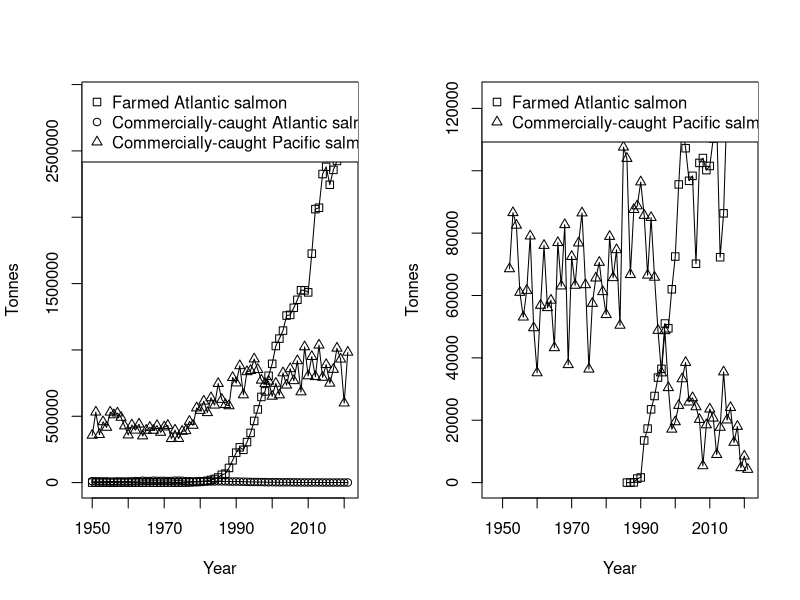

The R script that drew this image:
# Figure 1: Aquaculture and commercial fisheries #

## Load packages ## 

library(tidyverse)
library(readxl)

## Load the data ## 

global_farmed <- read.csv("Data/2_GlobalAquaculture.csv") 
global_pacificcommercial <- read.csv("Data/3_GlobalPacificCapture.csv") 
global_atlanticcommercial <- read.csv("Data/4_GlobalAtlanticCapture.csv") 

BC_farmed <- read_excel("Data/1_BCSalmon.xlsx", sheet = 1) # farmed atlantic salmon
BC_commercial <- read_excel("Data/1_BCSalmon.xlsx", sheet = 2) # commercially-caught pacific salmon 

## Prepare the data ## 

# Farmed salmon global 

global_farmed <- global_farmed %>%
  select(-seq(2, 146, 2))
colnames(global_farmed) <- c("country", as.character(2021:1950))
global_farmed <- global_farmed %>%
  gather(key = "year", value = "quantity",-1) %>% 
  group_by(year) %>% 
  summarize(quantity = sum(quantity, na.rm = TRUE))

# Global commercial pacific salmon capture 

global_pacificcommercial <- global_pacificcommercial %>%
  select(-seq(2, 146, 2))
colnames(global_pacificcommercial) <- c("country", as.character(2021:1950))
global_pacificcommercial <- global_pacificcommercial %>%
  gather(key = "year", value = "quantity",-1) %>% 
  group_by(year) %>% 
  summarize(quantity = sum(quantity, na.rm = TRUE))

# Global commercial atlantic salmon capture 

global_atlanticcommercial <- global_atlanticcommercial %>% 
  select(-seq(2, 146, 2)) 
colnames(global_atlanticcommercial) <- c("country", as.character(2021:1950))  
global_atlanticcommercial <- global_atlanticcommercial %>% 
  gather(key = "year", value = "quantity", -1)%>% 
  group_by(year) %>% 
  summarize(quantity = sum(quantity, na.rm = TRUE))

# BC farmed atlantic salmon

BC_farmed <- BC_farmed %>%
  filter(year >= 1991) %>%
  transmute(year,
            farmed_atlantic = BC_TotalFarmedSalmon - (Canada_FarmedSalmon - Canada_FarmedAtlantic)) %>%
  select(year, farmed_atlantic) %>%
  rbind(BC_farmed %>%
          filter(year %in% 1986:1990) %>%
          transmute(year,
                    farmed_atlantic = BC_FarmedAtlantic)) %>% 
  arrange(year)

years <- seq(1950, 2020, by = 10)

## Plot the data ##

# tiff(filename = "Plots/1_Figure.tif",
#      width = 27, height = 15, units = "cm", 
#      res = 200,
#      pointsize = 10,
#      compression = "lzw")

par(mfrow = c(1, 2))

### A plot ###

# line for farmed atlantic salmon
plot(x = global_farmed$year, y = global_farmed$quantity,
     ylab = "Tonnes", xlab = "Year",
     type = "l"
     )
points(x = global_farmed$year, y = global_farmed$quantity,
       pch = 0)

# line for commercially-caught pacific salmon
lines(x = global_pacificcommercial$year, y = global_pacificcommercial$quantity)
points(x = global_pacificcommercial$year, y = global_pacificcommercial$quantity,
       pch = 2)

# line for commercially-caught atlantic salmon
lines(x = global_atlanticcommercial$year, y = global_atlanticcommercial$quantity)
points(x = global_atlanticcommercial$year, y = global_atlanticcommercial$quantity)

# legend
legend("topleft", 
       #title = "BC quantities",
       legend = c("Farmed Atlantic salmon", 
                  "Commercially-caught Atlantic salmon",
                  "Commercially-caught Pacific salmon"),
       pch = c(0, 1, 2))

### B plot ###

# line for commercially caught pacific salmon
plot(x = BC_commercial$year, y = BC_commercial$salmon, 
     ylab = "Tonnes", xlab = "Year",
     type = "l", xaxt = "n",
     ylim = c(0, max(BC_farmed$farmed_atlantic)))
points(x = BC_commercial$year, y = BC_commercial$salmon, 
       pch = 2)

# line for farmed atlantic salmon
lines(x = BC_farmed$year, y = BC_farmed$farmed_atlantic)
points(x = BC_farmed$year, y = BC_farmed$farmed_atlantic, 
       pch = 0, col = "black")

# add custom x-axis
axis(1, at = seq(1950, 2020, by = 10))

# legend
legend("topleft", 
       #title = "BC quantities",
       legend = c("Farmed Atlantic salmon", 
                  "Commercially-caught Pacific salmon"),
       pch = c(0, 2))

# dev.off()

## END ##
